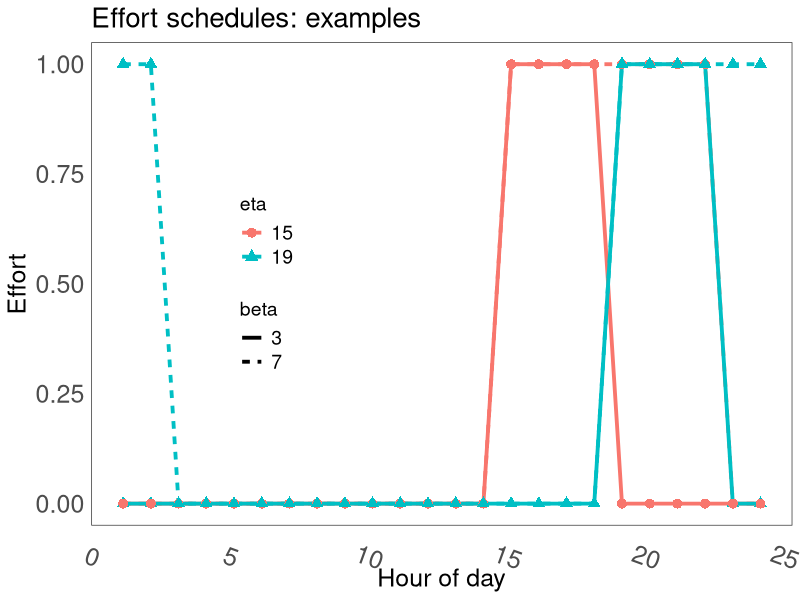

The R script that drew this image:

library('ggplot2')

# create "square wave" schedules
define_schedule = function(eta, beta, tau = 24) {  
  u = rep(0, tau);
  t1 = max(eta + beta - tau, 0)
  u[max(eta,1):min(eta+beta, tau)] = 1
  if (t1>0) u[1:t1] = 1
  return(u)
} 

u = define_schedule

test_plot = 1
if (test_plot == 1) {

  df = rbind(data.frame(hour = 1:24, eta = 15, beta = 3, effort = u(15, 3)),
             data.frame(hour = 1:24, eta = 19, beta = 3, effort = u(19, 3)),
             data.frame(hour = 1:24, eta = 15, beta = 7, effort = u(15, 7)),
             data.frame(hour = 1:24, eta = 19, beta = 7, effort = u(19, 7)))             
  df$beta = as.factor(df$beta)
  df$eta  = as.factor(df$eta)
  
  PLOTS_PATH = '~/Dropbox/OccupancyStates/plots/scheduling/'
  pdf(file = paste(PLOTS_PATH,'example-fixed-schedules.pdf', sep=''), width = 5, height=3)
  plt = ggplot(df, aes(y = effort, x = hour, color = eta, linetype = beta, shape = eta)) + 
    geom_line(size = 1.3) + geom_point(size = 3)
  plt = plt + theme_bw() + 
    theme(panel.grid.major = element_blank(),
          panel.grid.minor = element_blank(),
          panel.background = element_blank(),
          strip.text.x     = element_text(size=18),
          axis.text.y      = element_text(size=18), 
          axis.text.x      = element_text(size=18, angle = -20),
          axis.title.y     = element_text(size=18),
          axis.title.x     = element_text(size=18),
          plot.title       = element_text(size=20),            
          legend.text      = element_text(size=14),
          legend.title      = element_text(size=14),
          legend.position  = c(0.25, 0.5),
          axis.ticks = element_blank()) + 
    ggtitle(paste("Effort schedules: examples")) + ylab('Effort') + xlab('Hour of day')
  print(plt)
  dev.off()
}
